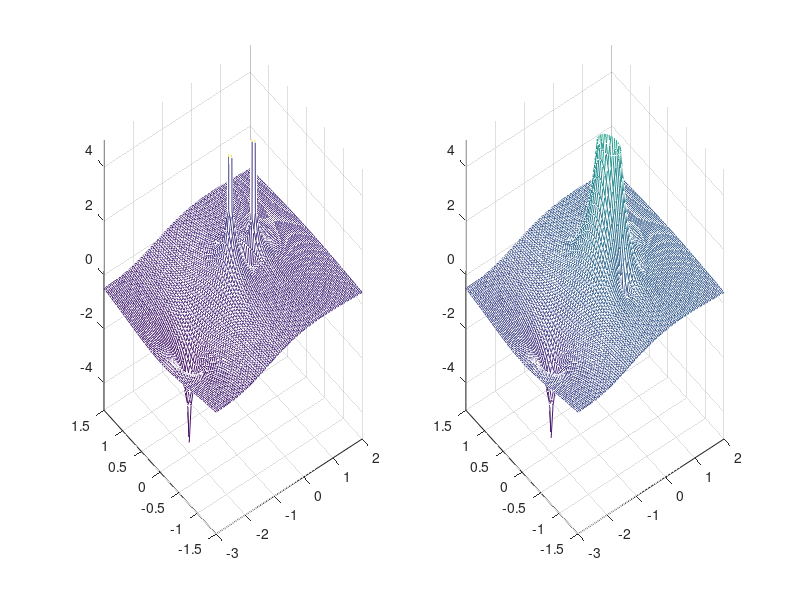

This figure's MATLAB source:
pkg load signal;
clear all;

num1 = [1  2];    den1 = [1  .4  -.12];   % slide 03.5-60
num2 = impz(num1,den1,6)',   den2 = 1;   % FIR approximation

figure(1);
subplot(1,2,1);
[re,im] = meshgrid(-3:.05:2,-1.5:.05:1.5);
z = re + j*im;
X1 = (num1(1).*z.^0 + num1(2).*z.^-1) ./   ...
    (den1(1).*z.^0 +den1(2).*z.^-1 +den1(3).*z.^-2);
X1m = log(abs(X1)+.01);
mesh(re,im,X1m); axis([-3 2 -1.5 1.5 -5 5]);

subplot(1,2,2);
X2 = zeros(size(z));
for k = 1:length(num2)
    X2 = X2 + num2(k) .* z.^(-k+1);
end
X2m = log(abs(X2)+.01);
mesh(re,im,X2m); axis([-3 2 -1.5 1.5 -5 5]);

print -depslatex -mono "-S800,600" "zTransform2.tex"
